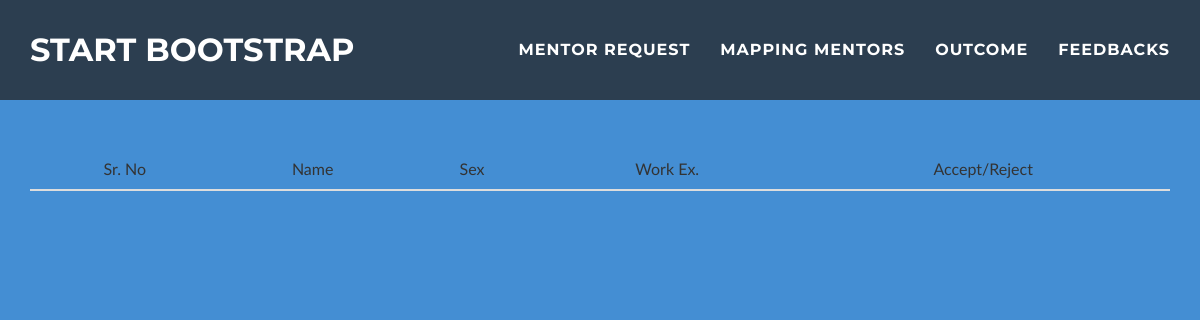
The app's page /mentorreq.php, older data.
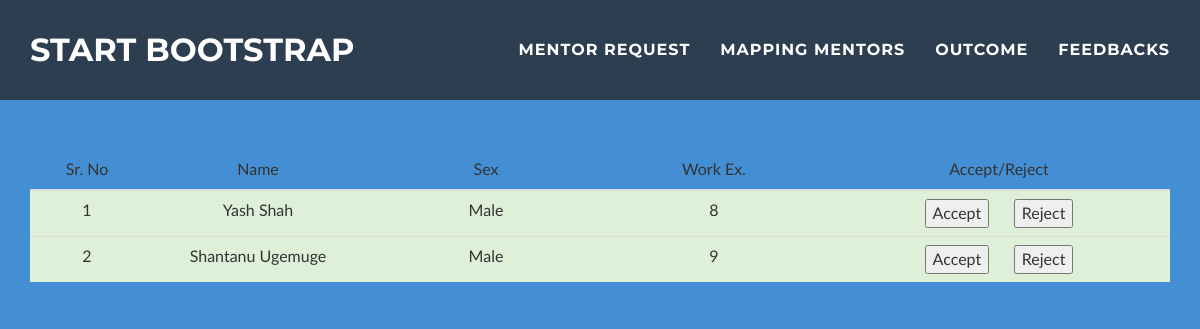
The same page, newer data.
### tables this page shows
CREATE TABLE `mentor_basic` (
  `mtr_id` int(11) NOT NULL,
  `mtr_email` varchar(50) NOT NULL,
  `mtr_pass` varchar(40) NOT NULL,
  `mtr_name` varchar(50) NOT NULL,
  `mtr_contact` varchar(20) NOT NULL,
  `mtr_address` varchar(120) NOT NULL,
  `mtr_sex` enum('Male','Female') NOT NULL,
  `mtr_dob` date NOT NULL,
  `mtr_resno` varchar(15) NOT NULL,
  `mtr_HighAcadQual` varchar(20) NOT NULL,
  `mtr_currentcom` varchar(40) NOT NULL,
  `mtr_workex` int(3) NOT NULL,
  `mtr_status` int(11) DEFAULT NULL
);

### mentorreq.php (the view, shortened to what this page needs)
<?php
require "databasecheck.php";
?>
<!DOCTYPE html>
<html lang="en">
<head>
    <link href="vendor/bootstrap/css/bootstrap.min.css" rel="stylesheet">
    <link href="css/freelancer.min.css" rel="stylesheet">
    <link href="vendor/font-awesome/css/font-awesome.min.css" rel="stylesheet" type="text/css">
	<link rel="stylesheet" href="css/reset.css">
    <link rel="stylesheet" href="css/style.css" media="screen" type="text/css" />
</head>
<body id="page-top" class="index">
    <nav id="mainNav" class="navbar navbar-default navbar-fixed-top navbar-custom">
        <div class="container">
            <div class="navbar-header page-scroll">
                <a class="navbar-brand" href="#page-top">Start Bootstrap</a>
            </div>
            <div class="collapse navbar-collapse" id="bs-example-navbar-collapse-1">
                <ul class="nav navbar-nav navbar-right">
                    <li class="page-scroll">
                        <a href="mentorreq.php">Mentor Request</a>
                    </li>
                    <li class="page-scroll">
                        <a href="#about">Mapping Mentors</a>
                    </li>
                    <li class="page-scroll">
                        <a href="#contact">Outcome</a>
                    </li>
					<li class="page-scroll">
                        <a href="#contact">Feedbacks</a>
                    </li>
					</ul>
            </div>
        </div>
    </nav>
	<div class="container">
  <table class="table" style="margin-top:150px;">
    <thead>
      <tr>
	  <th><center>Sr. No</center></th>
        <th><center>Name</center></th>
		<th><center>Sex</center></th>
		<th><center>Work Ex.</center></th>
        <th><center>Accept/Reject</center></th>
      </tr>
    </thead>
	<tbody>
	<?php
	$res=mysqli_query($con,"Select mtr_name, mtr_sex, mtr_workex from mentor_basic where mtr_status=0") ;
$check_user = mysqli_num_rows($res);
$i=1;
	if($check_user>0){
	while($row = mysqli_fetch_array($res)) {
	$name=$row['mtr_name'];
         echo ' <tr class="success">
		 <td style="width:10%"><center>'.$i.'</center></td>
        <td style="width:20%"><center>'.$name.'</center></td>
		<td style="width:20%"><center>'.$row['mtr_sex'].'</center></td>
		<td style="width:20%"><center>'.$row['mtr_workex'].'</center></td>
        <td style="width:30%"><center>
		<form action="updatestatus.php" method="post">
		<input type="hidden" value="'.$name.'" name="name">
		<input type="submit" name="accept" value="Accept">&nbsp;&nbsp;&nbsp;&nbsp;&nbsp;
		<form action="updatestatus.php" method="post">
		<input type="hidden" value="'.$name.'" name="name">
		<input type="submit" name="reject" value="Reject">
		</center></td>
      </tr>';
	$i++;
	}}?>
    </tbody>
  </table>
</div>

Row changes from the older to the newer data that the page shows:
added mentor_basic: mtr_name "Yash Shah", mtr_sex "Male", mtr_workex "8"
added mentor_basic: mtr_name "Shantanu Ugemuge", mtr_sex "Male", mtr_workex "9"
